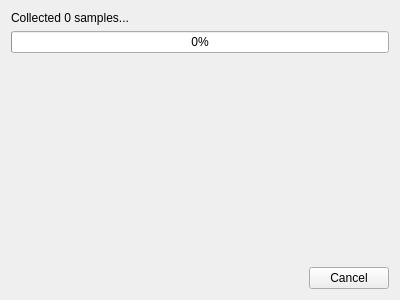
<?xml version="1.0" encoding="UTF-8"?>
<ui version="4.0">
 <class>Angular_Velocity_Calibration_Wizard_Collect</class>
 <widget class="QWidget" name="Angular_Velocity_Calibration_Wizard_Collect">
  <property name="geometry">
   <rect>
    <x>0</x>
    <y>0</y>
    <width>400</width>
    <height>300</height>
   </rect>
  </property>
  <property name="windowTitle">
   <string>Form</string>
  </property>
  <layout class="QVBoxLayout" name="verticalLayout">
   <item>
    <widget class="QLabel" name="info">
     <property name="text">
      <string>Collected 0 samples...</string>
     </property>
    </widget>
   </item>
   <item>
    <widget class="QProgressBar" name="progressBar">
     <property name="value">
      <number>0</number>
     </property>
    </widget>
   </item>
   <item>
    <widget class="QWidget" name="widget" native="true">
     <layout class="QGridLayout" name="gridLayout"/>
    </widget>
   </item>
   <item>
    <spacer name="verticalSpacer">
     <property name="orientation">
      <enum>Qt::Vertical</enum>
     </property>
     <property name="sizeHint" stdset="0">
      <size>
       <width>20</width>
       <height>40</height>
      </size>
     </property>
    </spacer>
   </item>
   <item>
    <widget class="QDialogButtonBox" name="buttonBox">
     <property name="standardButtons">
      <set>QDialogButtonBox::Cancel</set>
     </property>
    </widget>
   </item>
  </layout>
 </widget>
 <resources/>
 <connections/>
</ui>
